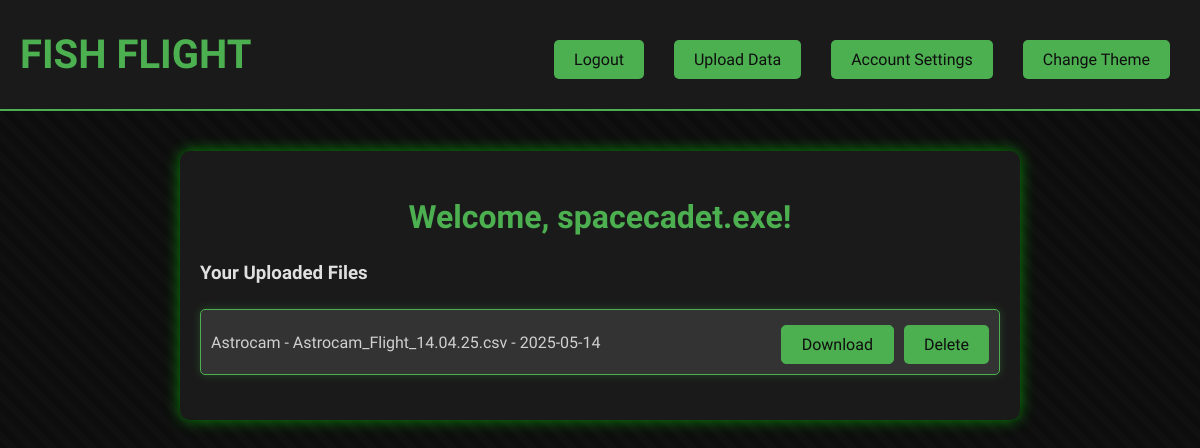
Before: /dashboard (signed in) with the older database file.
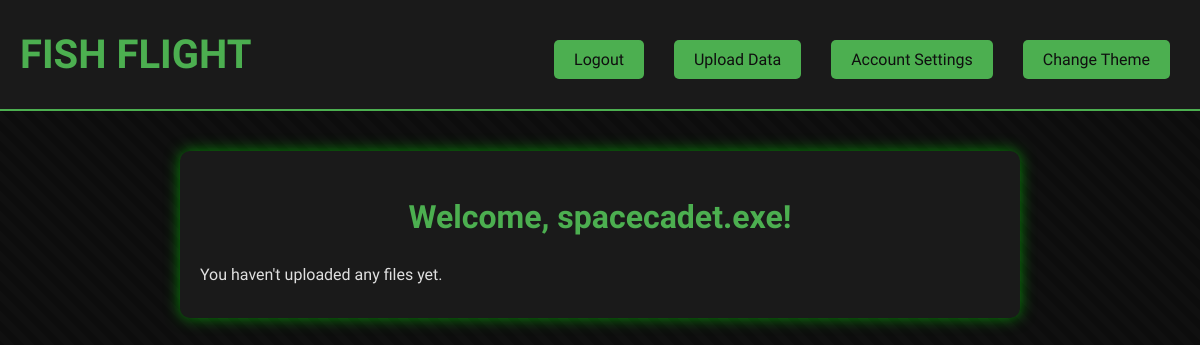
After: the same page with the newer database file.
### setup_db.py (models this page shows)
class CSVFile(Base):
    __tablename__ = 'csv_files'
    id = Column(Integer, primary_key=True)
    filename = Column(String, nullable=False)
    title = Column(String, nullable=False)
    launch_date = Column(String)  # You can use Date if you want stricter typing
    engine_class = Column(String)
    user_id = Column(Integer, ForeignKey('users.id'))
    upload_time = Column(DateTime, default=datetime.utcnow)
    user = relationship("User", backref="csv_files")

### app.py (the view)
@app.route('/dashboard')# Define the dashboard route
def dashboard():
    if "user_id" not in flask_session:# Check if the user is logged in
        flash("You need to login first", "warning")
        return redirect(url_for('index'))  # Redirect to the index page if the user is not logged in
    if 'first_login' in flask_session and flask_session['first_login']:# Check if it's the first time visiting the dashboard after login or logout
        flash("Welcome back, {}!".format(flask_session["username"]), "info")
        flask_session['first_login'] = False  # Set 'first_login' to False after showing the message
    user_id = flask_session["user_id"]# Get the current user's ID from the session
    files = db_session.query(CSVFile).filter_by(user_id=user_id).all()# Query the database for files uploaded by the current user
    return render_template('dashboard.html', user_id=flask_session["user_id"], username=flask_session["username"], files=files)# Render the dashboard page and store the current user's id and username in the session

### templates/dashboard.html (shortened to what this page needs)
<!DOCTYPE html>
<html lang="en">
<head>
    <link rel="stylesheet" href="{{ url_for('static', filename='css/' + (session.get('theme') or 'halo.css')) }}">
</head>
<body>
    <header>
        <h1><a href="{{ url_for('dashboard') }}">Fish Flight</a></h1>
        <div class="header-buttons">
            <a href="{{ url_for('logout') }}" class="button">Logout</a>
            <a href="{{ url_for('upload') }}" class="button">Upload Data</a>
            <a href="" class="button">Account Settings</a>
            <div class="dropdown" style="position: relative;">
                <a class="button" onclick="toggleThemeMenu()">Change Theme</a>
            </div>
        </div>
    </header>
    <main>
        <div class="content-box">
            <h2>Welcome, {{ username }}!</h2>
            {% if files %}
            <h3>Your Uploaded Files</h3>
            <ul class="file-actions">
                {% for file in files %}
                <li>{{ file.title }} - {{ file.filename }} - {{ file.upload_time.strftime('%Y-%m-%d') }}
                    <div class="file-buttons">
                        <a href="{{ url_for('download_file', file_id=file.id) }}" class="file-button">Download</a>
                        <form action="{{ url_for('delete_file', file_id=file.id) }}" method="POST" style="display:inline;">
                            <button type="submit" class="file-button">Delete</button>
                        </form>
                    </div>
                </li>
                {% endfor %}
            </ul>
            {% else %}
            <p>You haven't uploaded any files yet.</p>
            {% endif %}
        </div>
    </main>
</body>
</html>

### static/css/halo.css (style rules this page uses)
body { font-family: 'Oxanium', sans-serif; background-color: #0d0d0d; color: #e0e0e0; margin: 0; padding: 0; background-image: linear-gradient(45deg, rgba(15, 15, 15, 0.8) 25%, transparent 25%, transparent 50%, rgba(15, 15, 15, 0.8) 50%, rgba(15, 15, 15, 0.8) 75%, transparent 75%, transparent), linear-gradient(45deg, rgba(26, 26, 26, 0.6) 25%, transparent 25%, transparent 50%, rgba(26, 26, 26, 0.6) 50%, rgba(26, 26, 26, 0.6) 75%, transparent 75%, transparent); background-size: 40px 40px; background-size: 20px 20px, 20px 20px, 100px 100px, 100px 100px; background-position: 0 0, 10px 10px, 0 0, 50px 50px; }
header { background-color: #1a1a1a; padding: 20px; text-align: center; border-bottom: 2px solid #4caf50; display: flex; animation: slideFadeIn 0.6s ease-out forwards; }
header h1 { color: #4caf50; margin: 0; font-size: 2.5rem; text-transform: uppercase; animation: flicker 3s infinite; align-self: center; }
.header-buttons { margin-top: 10px; margin-left: auto; display: flex; gap: 10px; animation: slideFadeIn 0.8s ease-out forwards; }
.button { background-color: #4caf50; color: #0f0f0f; border: none; padding: 10px 20px; margin: 10px; font-size: 1rem; cursor: pointer; border-radius: 5px; transition: background-color 0.3s ease; position: relative; font-family: 'Oxanium', sans-serif; display: block; text-align: center; }
main { padding: 20px; }
.content-box { background-color: #1a1a1a; padding: 20px; border-radius: 10px; box-shadow: 0 0 15px rgba(0, 255, 0, 0.5); max-width: 800px; margin: 20px auto; animation: slideFadeIn 0.9s ease-out forwards, flicker 3s infinite; }
.content-box h2 { color: #4caf50; text-align: center; font-size: 2rem; }
.content-box p { line-height: 1.6; margin: 10px 0; }
a { color: #4caf50; text-decoration: none; transition: color 0.3s ease; }
.dropdown { display: flex; align-items: center; position: relative; flex-direction: column; width: fit-content; animation: slideFadeIn 1s ease-out forwards; }

Changed rows visible on the page:
removed CSVFile: title "Astrocam", filename "Astrocam_Flight_14.04.25.csv", upload_time "2025-05-14"
Other visible differences:
text no longer shown: "Your Uploaded Files"
text now shown: "You haven't uploaded any files yet."
